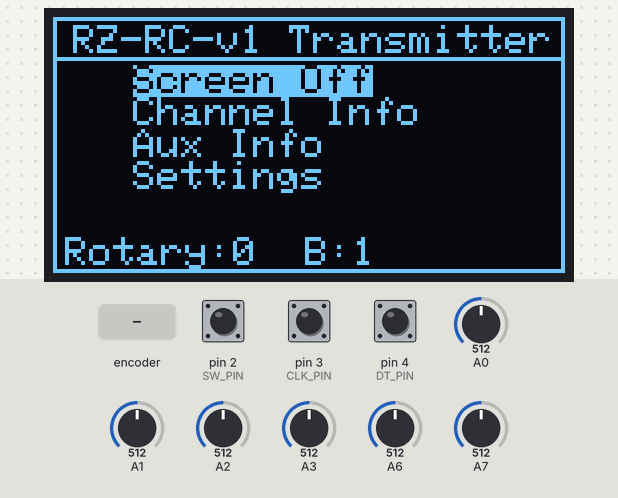
Recording of a sketch running on a simulated Arduino Nano, built with avr-gcc and run on an emulated ATmega328P. Parts: 128×64 one-colour display. The inputs (shaded band) are chosen by the test bench; at power-on: pin 2 (SW_PIN) HIGH, pin 3 (CLK_PIN) HIGH, pin 4 (DT_PIN) HIGH, A0 = 512, A1 = 512, A2 = 512, A3 = 512, A6 = 512, A7 = 512. What the sketch prints to the serial monitor is not drawn.

Above: at 1.9 s.
2.0 s: pin 2 (SW_PIN) pulled LOW for 1 s
At 2.6 s:
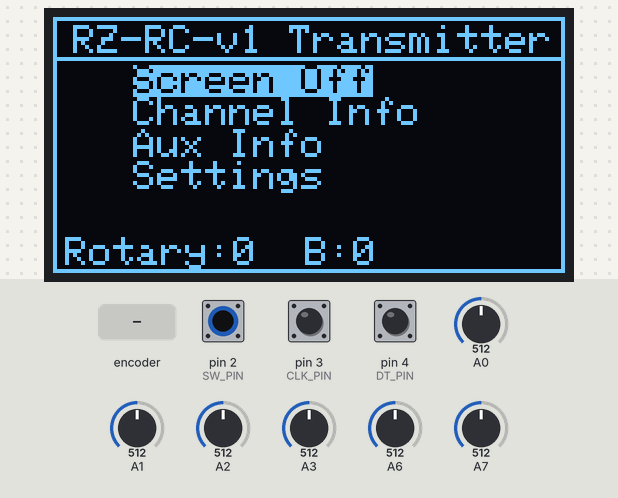
4.7 s: rotary encoder on pin 3 (CLK_PIN) / pin 4 (DT_PIN) turned 1 step (first pin leading)
At 5.3 s:
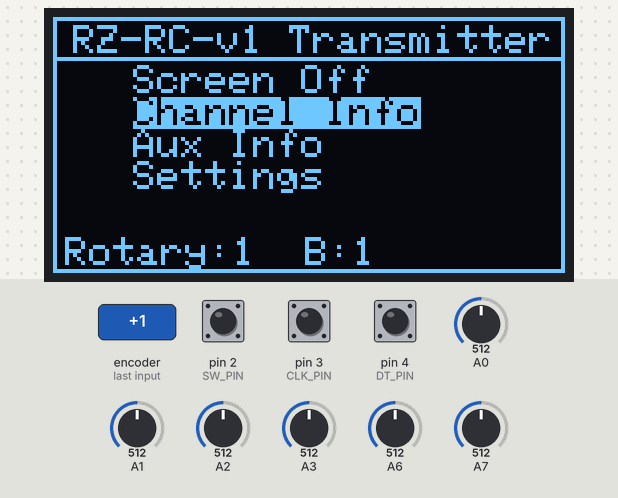
6.5 s: rotary encoder on pin 3 (CLK_PIN) / pin 4 (DT_PIN) turned 2 steps (second pin leading)
At 8.0 s:
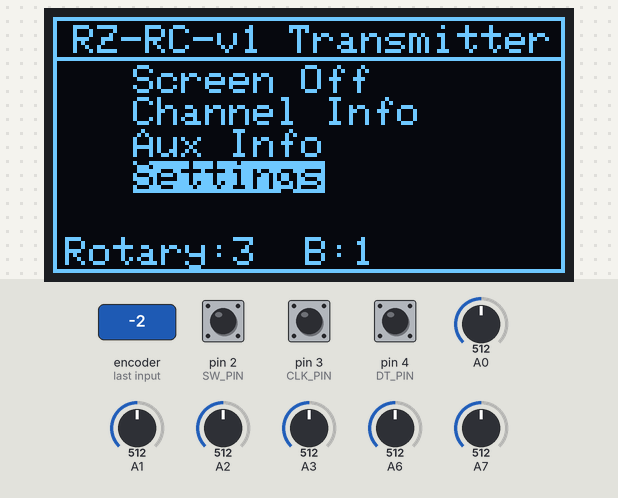
8.5 s: rotary encoder on pin 3 (CLK_PIN) / pin 4 (DT_PIN) turned 2 steps (second pin leading)
At 9.5 s:
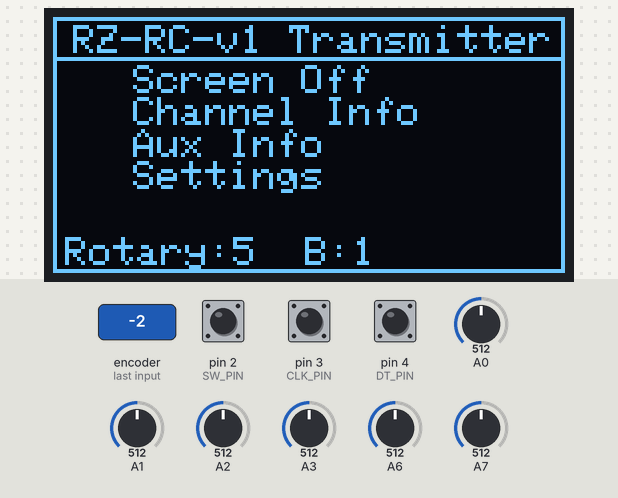
10.5 s: pin 2 (SW_PIN) pulled LOW for 1 s
At 11.5 s:
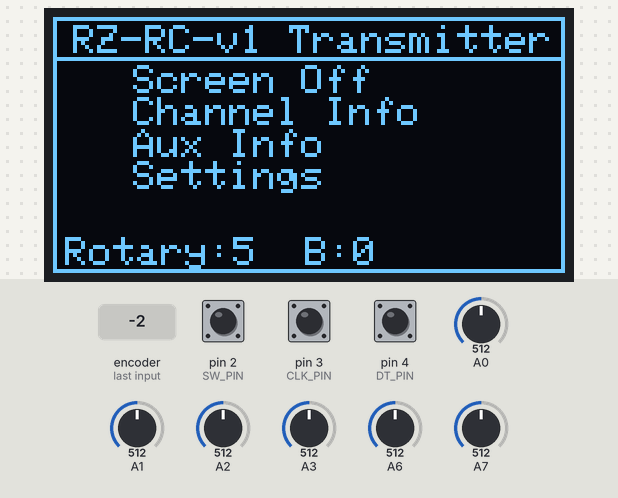
Timing chart, 0 to 13.5 s (numbered marks = the images above; inputs shaded):
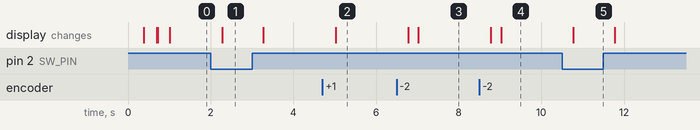

Measured:
- after the input at 2.0 s, the display: changes after 0.28 s (image 1)
- after the input at 4.7 s, the display: changes after 0.33 s (image 2)
- after the input at 6.5 s, the display: first changes after 0.28 s (image 3 shows a later state)
- after the input at 8.5 s, the display: first changes after 0.28 s (image 4 shows a later state)
- after the input at 10.5 s, the display: changes after 0.28 s (image 5)

The sketch:

TX_Arduino_Nano.ino
```cpp
// (licence header left out)
#include <SPI.h>
#include <Wire.h>
#include <Adafruit_GFX.h>
#include <Adafruit_SSD1306.h>

// --------------------- Settings ----------------------------------------------
        // Arduino Nano
        #define SCREEN_WIDTH                      128                           // OLED display width, in pixels
        #define SCREEN_HEIGHT                     64                            // OLED display height, in pixels
                                                                                // Define input pins of the rotary encoder
                                                                                // If you use a Rotary Encoder breakout board, leave pin V+ unconnected
        #define CLK_PIN                           3                             // pin D3 connected to rotary encoder CLK (OUT A)
        #define DT_PIN                            4                             // pin D4 connected to rotary encoder DT (OUT B)
        #define SW_PIN                            2                             // pin D2 connected to rotary encoder SW (SWITCH)

        // oLED Display settings
        #define OLED_RESET -1                                                   // Reset pin # (or -1 if sharing Arduino reset pin)
        #define SCREEN_ADDRESS                    0x3C                          // See datasheet for Address; 0x3D for 128x64, 0x3C for 128x32
        #define SCREEN_WIDTH                      128                           // OLED display width, in pixels
        #define SCREEN_HEIGHT                     64                            // OLED display height, in pixels
                                                                                // Declaration for an SSD1306 display connected to I2C (SDA, SCL pins)
                                                                                // The pins for I2C are defined by the Wire-library.
                                                                                // On an arduino UNO:       A4(SDA), A5(SCL)
                                                                                // On an arduino MEGA 2560: 20(SDA), 21(SCL)
                                                                                // On an arduino LEONARDO:   2(SDA),  3(SCL),
                                                                                // On an arduino Nano:      A4(SDA), A5(SCL),
        Adafruit_SSD1306 display(SCREEN_WIDTH, SCREEN_HEIGHT, &Wire, OLED_RESET);       // Create display object

        // Misc settings
        const boolean debug                     = true;                        // Debugging on/off
        const int menuTimeout                   = 10;                           // menu inactivity timeout (seconds)
        const int topLine                       = 12;                           // y position of lower area of the display (18 with two colour displays)
        #define IntervalScreenUpdate              250                           // Screen update interval in milliseconds
        #define IntervalSensorRead                10                            // Sensor read interval in milliseconds
        #define IntervalRotaryRead                10                            // Rotary encoder read interval in milliseconds
        #define IntervalDebug                     1000                          // Debug output interval in milliseconds
        // Macro for time intervals
        #define every(interval)\
          static uint32_t __every__##interval = millis();\
          if(millis() - __every__##interval >= interval && (__every__##interval = millis()))

        // define modes of movement
        #define DIRECTION_R                       0                             // right turn
        #define DIRECTION_L                       1                             // left turn

        // define state variables
        int rotaryCLKstate                      = LOW;                          // current state of CLK pin
        int rotaryPrevCLKstate                  = LOW;                          // previous state of CLK pin
        int rotaryCounter                       = 0;                            // counter for rotary encoder
        int rotaryPosition                      = 0;                            // current position of rotary encoder
        int rotaryDirection                     = DIRECTION_R;                  // current direction of rotary encoder start with right

        int rotaryPrevButtonState               = 0;                            // previous state of BUTTON pin
        int rotaryButtonState                   = 1;                            // current state of BUTTON pin
        bool rotaryButtonPressed                = false;                        // flag set when button is pressed
        bool rotaryButtonReleased               = true;                         // flag set when button is released
        bool rotaryButtonSignal                 = false;                         // flag for button signal

        uint32_t lastUpdateScreen               = 0;                            // last screen update time
        int ValForChannel1                      = 0;                            // Value for Channel 1
        int ValForChannel2                      = 0;                            // Value for Channel 2
        int ValForChannel3                      = 0;                            // Value for Channel 3
        int ValForChannel4                      = 0;                            // Value for Channel 4
        int ValForAux1                          = 0;                            // Value for Aux 1
        int ValForAux2                          = 0;                            // Value for Aux 2

        int availableMemory() {                                                 // Function to check available memory
          int size = 2048;
          byte *buf;
          while ((buf = (byte *)malloc(--size)) == NULL);
          free(buf);
          return size;
        }
// -----------------------------------------------------------------------------


// Modes that the program can be in
enum MenuMode {
  off,
  menu,
  channelInfo,
  auxInfo,
  settings
};
MenuMode menuMode = menu;                                                        // current menu mode


// Forward declarations of functions
// void bootScreen();
// void debugSerialOutput();
// void drawCanvas();
// void drawChannelInfo(int channelNumber, int y, int ValForChannel);
// void drawFrame();
// void menuReset();
// void readAnalogValues();
// void readRotaryEncoder();
// void serviceScreen();
// void updateScreen();


void debugSerialOutput() {
  if (debug) {
    every(IntervalDebug)  {                                                     // Output debug information at defined interval
      // If rotary encoder has moved or button state has changed, print debug info
      // if (rotaryCLKstate != rotaryPrevCLKstate || rotaryButtonState != rotaryPrevButtonState) {
        Serial.println(F("\n\n-- Debug Information -- "));
        Serial.print(F("Direction:"));
        Serial.println(rotaryDirection);
        Serial.print(F("Position: "));
        Serial.println(rotaryPosition);
        Serial.print(F("Rotary CLK State:"));
        Serial.println(rotaryCLKstate);
        Serial.print(F("Previous Rotary CLK State:"));
        Serial.println(rotaryPrevCLKstate);
        Serial.print(F("Rotary Button State:"));
        Serial.println(rotaryButtonState);
        Serial.print(F("Previous Rotary Button State:"));
        Serial.println(rotaryPrevButtonState);
        Serial.print(F("rotaryButtonPressed:"));
        Serial.println(rotaryButtonPressed);
        Serial.print(F("rotaryButtonReleased:"));
        Serial.println(rotaryButtonReleased);
        Serial.print(F("rotaryButtonSignal:"));
        Serial.println(rotaryButtonSignal);
        Serial.print(F("menuMode:"));
        Serial.println(menuMode);
        Serial.print(F("Ch1:"));
        Serial.println(ValForChannel1);
        Serial.print(F("Ch2:"));
        Serial.println(ValForChannel2);
        Serial.println("-- Debug Information -- ");
      // }
    }
  }
}


void drawFrame() {                                                              // Draw frame around the display
  display.clearDisplay();                                                      // Clear the buffer
  display.drawRect(0, 0, 128, 64, SSD1306_WHITE);                            // Draw outer rectangle
}

void drawCanvas() {                                                              //
  display.drawRect(0, 0, 128, 64, SSD1306_WHITE);                            // Draw outer rectangle
  display.setTextSize(1);                                                       // Text size 1
  display.setCursor(5, 2);                                                   // Cursorposition x, y
  display.println(F("RZ-RC-v1 Transmitter"));
  display.drawFastHLine(0,10,128,SSD1306_WHITE);                           // Draw horizontal line
}

void drawChannelInfo(int channelNumber, int y, int ValForChannel) {             // Channel Number, y Position, Value for Channel
  display.setCursor(2, y);                                                      //Cursorposition x, y
  display.print(F("Ch "));
  display.print(channelNumber);
  display.print(F(":"));
  display.setCursor(31, y);
  display.print(ValForChannel);
  display.drawRect(50, y, 74, 6, SSD1306_WHITE);                                // Draw rectangle for bar
  if (ValForChannel < 127) {                                                    // Draw bar for value
    int barLenght = map(ValForChannel, 0, 127, 35, 0);
    display.fillRect(86, y+2, barLenght, 2, SSD1306_WHITE);
  } else if (ValForChannel > 127) {
    int barLenght = map(ValForChannel, 128, 255, 0, 35);
    display.fillRect(86 - barLenght, y+2, barLenght, 2, SSD1306_WHITE);
  }
}

void readAnalogValues() {
  ValForChannel1 = map( analogRead(A0), 0, 1023, 0, 255 );
  ValForChannel2 = map( analogRead(A1), 0, 1023, 0, 255 );
  ValForChannel3 = map( analogRead(A2), 0, 1023, 0, 255 );
  ValForChannel4 = map( analogRead(A3), 0, 1023, 0, 255 );
  ValForAux1 = map( analogRead(A6), 0, 1023, 0, 255 );
  ValForAux2 = map( analogRead(A7), 0, 1023, 0, 255 );
}

// Function to read the rotary encoder
void readRotaryEncoder() {
  rotaryCLKstate = digitalRead(CLK_PIN);                                        // Read the current state of CLK
  if (rotaryCLKstate != rotaryPrevCLKstate && rotaryCLKstate == HIGH) {         // Has the rotary encoder moved?
    if (digitalRead(DT_PIN) == HIGH) {
      rotaryCounter++;                                                          // Counter-Clockwise
      rotaryPosition++;
      rotaryDirection = DIRECTION_L;
    } else {
      rotaryCounter--;                                                          // Clockwise
      rotaryPosition--;
      rotaryDirection = DIRECTION_R;
    }
    // Serial.print("Direction:");
    // if (rotaryDirection == DIRECTION_R) {
    //   Serial.println("R ");
    // } else {
    //   Serial.println("L ");
    // }
    // Serial.print("Position: ");
    // Serial.println(rotaryCounter);
  }
  rotaryPrevCLKstate = rotaryCLKstate;                                          // Store current state as previous state for next loop

  rotaryButtonState = digitalRead(SW_PIN);
  if (rotaryButtonState != rotaryPrevButtonState) {                             // Has the button state changed?
    if (rotaryButtonState == 0) {
      rotaryButtonPressed = true;                                               // Set button pressed flag
      rotaryButtonReleased = false;                                               // Set button pressed flag
      Serial.println("The button is PRESSED.");
    } else {
      rotaryButtonPressed = false;                                               // Set button pressed flag
      rotaryButtonReleased = true;                                               // Set button pressed flag
      Serial.println("The button is RELEASED.");
    }
    rotaryPrevButtonState = rotaryButtonState;                                    // Store current state as previous state for next loop
    if (rotaryButtonPressed) {
      rotaryButtonSignal = true;
    }
  }


  // if (digitalRead(SW_PIN) == LOW) {                                     // Read the current state of BUTTON
  //   rotaryButtonState = 1;                                                      // Button is PRESSED
  // } else {
  //   rotaryButtonState = 0;                                                      // Button is RELEASED
  // }
  // if (rotaryButtonState != rotaryPrevButtonState) {                             // Has the button state changed?
  //   if (rotaryButtonState == 0) {
  //     Serial.println("The button is RELEASED.");
  //     Serial.println(rotaryButtonState);
  //   } else {
  //     Serial.println("The button is PRESSED.");
  //     Serial.println(rotaryButtonState);
  //   }
  // rotaryPrevButtonState = rotaryButtonState;                                    // Store current state as previous state for next loop
  // }
}

void updateScreen(){
  if (menuMode == off) return;                                         // If menu mode is off, exit the function
  if ( (unsigned long)(millis() - lastUpdateScreen) > (menuTimeout * 1000) ) {  // Check for menu timeout and reset if necessary
    menuMode = off;
    return;
  }
  switch (menuMode) {
    case off:
      break;
    case menu:
      display.clearDisplay();                                                      // Clear the buffer
      drawCanvas();

      if (rotaryCounter == 0) {
        display.setTextColor(BLACK,WHITE);                                          // Normal text color
      } else {
        display.setTextColor(WHITE);                                          // Normal text color
      }
      display.setCursor(20, topLine);                                                   // Cursorposition x, y
      display.println(F("Screen Off"));

      if (rotaryCounter == 1) {
        display.setTextColor(BLACK,WHITE);                                          // Normal text color
      } else {
        display.setTextColor(WHITE);                                          // Normal text color
      }
      display.setCursor(20, topLine + 8);                                                   // Cursorposition x, y
      display.println(F("Channel Info"));

      if (rotaryCounter == 2) {
        display.setTextColor(BLACK,WHITE);                                          // Normal text color
      } else {
        display.setTextColor(WHITE);                                          // Normal text color
      }
      display.setCursor(20, topLine + 16);                                                   // Cursorposition x, y
      display.println(F("Aux Info"));

      if (rotaryCounter == 3) {
        display.setTextColor(BLACK,WHITE);                                          // Normal text color
      } else {
        display.setTextColor(WHITE);                                          // Normal text color
      }
      display.setCursor(20, topLine + 24);                                                   // Cursorposition x, y
      display.println(F("Settings"));

      display.setTextColor(WHITE);                                          // Normal text color
      display.setCursor(3, 55);                                                   // Cursorposition x, y
      display.print(F("Rotary:"));
      display.print(rotaryPosition);
      display.print(F("  B:"));
      display.print(rotaryButtonState);
      break;
    case channelInfo:
      drawFrame();
      drawChannelInfo(1, 2, ValForChannel1);
      drawChannelInfo(2, 12, ValForChannel2);
      drawChannelInfo(3, 22, ValForChannel3);
      drawChannelInfo(4, 32, ValForChannel4);
      drawChannelInfo(5, 42, ValForAux1);
      drawChannelInfo(6, 52, ValForAux2);
      display.display();
      break;
    case auxInfo:
      break;
    case settings:
      break;
  }
  display.display();
  lastUpdateScreen = millis();                                                // Update last screen update time
}

void serviceScreen() {
  if (rotaryPosition == 0 && rotaryButtonState == 0) {
    menuMode = off;
    // Serial.println("Screen Off");
  } else if (rotaryPosition == 1 && rotaryButtonState == 0) {
    menuMode = channelInfo;
    // Serial.println("Channel Info");
  } else if (rotaryPosition == 2 && rotaryButtonState == 0) {
    menuMode = auxInfo;
    // Serial.println("Aux Info");
  } else if (rotaryPosition == 3 && rotaryButtonState == 0) {
    menuMode = settings;
    // Serial.println("Settings");
  }

  if (menuMode == off && rotaryButtonSignal == true) {
    menuMode = menu;
  } else if (menuMode == channelInfo && rotaryButtonState == 1) {
    menuMode = menu;
  } else if (menuMode == auxInfo && rotaryButtonState == 1) {
    menuMode = menu;
  } else if (menuMode == settings && rotaryButtonState == 1) {
    menuMode = menu;
  }
}

void menuReset() {
  display.clearDisplay();                                                       // Clear the buffer
  drawFrame();
  display.setCursor(10, 20);                                                    // Cursorposition x, y
  display.println(F("RZ-RC-v1"));
  display.display();
  menuMode = off;
}

void bootScreen(){
  display.clearDisplay();                                                       // Clear the buffer
  display.setCursor(10, 20);                                                    // Cursorposition x, y
  display.println(F("RZ-RC-v1"));
  display.drawRect(0, 0, 128, 64, SSD1306_WHITE);                               // Draw outer rectangle
  display.drawRect(15, 30, 100, 20, SSD1306_WHITE);                             // Draw inner rectangle
  display.display();

  for (int i = 1; i < 97;)  {
    display.fillRect(17, 32, i, 16, SSD1306_WHITE);                     // Draw loading bar
    display.display();
    i = i + 4;
  }
}

// --------------------- void setup() ------------------------------------------
void setup() {
  Serial.begin(115200);
  Serial.println(F("RZ-RC-v1 Transmitter"));
  Serial.println(F("Initializing Screen"));
  if (!display.begin(SSD1306_SWITCHCAPVCC, SCREEN_ADDRESS)) {
    Serial.println(F("No SSD1306 found."));
    Serial.print(F("Available Memory: "));
    Serial.print(availableMemory());
    while (1) {
      delay(100);
    }
  }
  pinMode(CLK_PIN, INPUT_PULLUP);                                               // pin D3 connected to rotary encoder CLK (OUT A)
  pinMode(DT_PIN, INPUT_PULLUP);                                                // pin D4 connected to rotary encoder DT (OUT B)
  pinMode(SW_PIN, INPUT_PULLUP);                                                // pin D2 connected to rotary encoder SW (SWITCH)

  rotaryPrevCLKstate = digitalRead(CLK_PIN);                                         // Read initial state of CLK
  rotaryPrevButtonState = digitalRead(SW_PIN);                                       // Read initial state of BUTTON

  display.clearDisplay();                                                       // Clear the buffer
  display.setTextSize(2);                                                       // Text size 2
  display.setTextColor(SSD1306_WHITE);                                          // Put white text
  display.cp437(true);                                                          // Use full 256 char 'Code Page 437' font
  display.setCursor(5, 0);                                                      // Cursorposition x, y
  display.print(F("RZ-RC-v1"));
  display.setTextSize(1);                                                       // Text size 1
  display.setCursor(0, 30);                                                     // Cursorposition x, y
  display.println(F("-- Transmitter --"));
  display.print(F("Debug:"));
  display.println( (debug ? "ON" : "OFF") );
  Serial.println(F("-- Transmitter --"));
  Serial.print(F("Debug:"));
  Serial.println( (debug ? "ON" : "OFF") );
  display.println("Setup finished");
  Serial.println(F("Setup finished"));
  display.display();
  bootScreen();
}

// --------------------- void loop() -------------------------------------------
void loop() {
  every(IntervalSensorRead) {                                                   // Read analog values at defined interval
    readAnalogValues();
  }
  every(IntervalRotaryRead)  {                                                  // Read rotary encoder at defined interval
    readRotaryEncoder();                                                        // Read rotary encoder
    serviceScreen();                                                            // Service screen based on rotary encoder input
  }
  every(IntervalScreenUpdate) {                                                 // Update screen at defined interval
    updateScreen();
  }
  debugSerialOutput();                                                         // Output debug information
}
// --------------------- END ---------------------------------------------------
```
